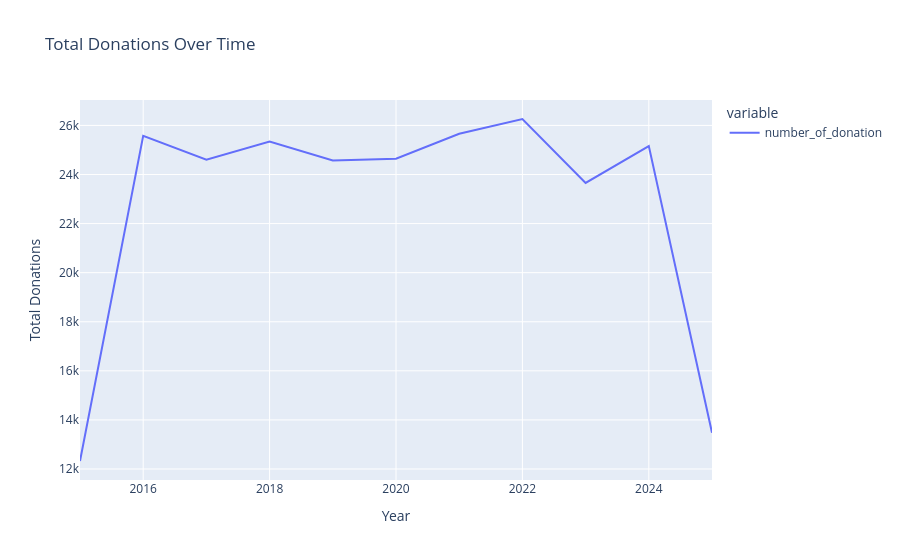
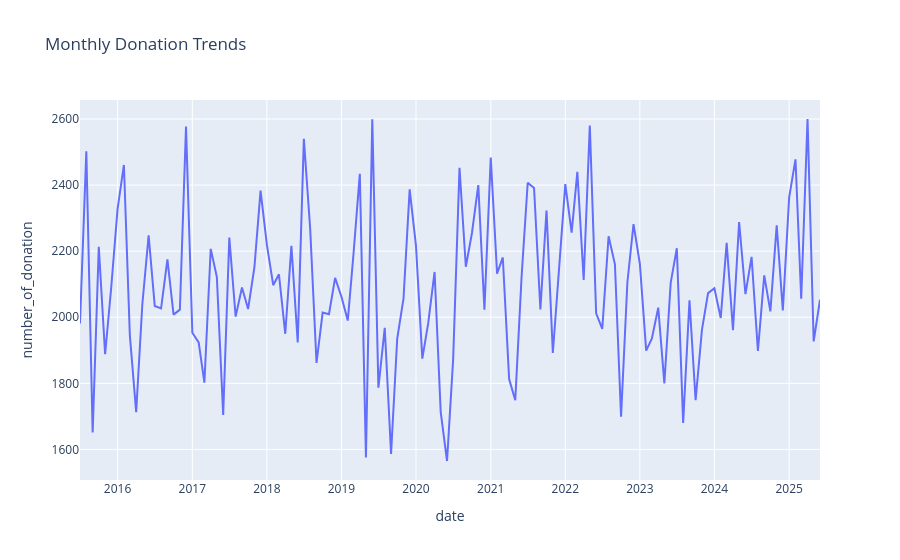

Notebook source saved alongside these figures, in order:
### Code cell
# Time Series Analysis
df['year'] = df['created_at'].dt.year
donations_per_year = df.groupby('year')['number_of_donation'].sum()

fig = px.line(donations_per_year, title='Total Donations Over Time',
              labels={'value': 'Total Donations', 'year': 'Year'})
fig.show()

# Monthly donations
df['month'] = df['created_at'].dt.month
monthly_donations = df.groupby(['year', 'month'])['number_of_donation'].sum().reset_index()
monthly_donations['date'] = pd.to_datetime(monthly_donations[['year', 'month']].assign(day=1))

fig = px.line(monthly_donations, x='date', y='number_of_donation',
              title='Monthly Donation Trends')
fig.show()
